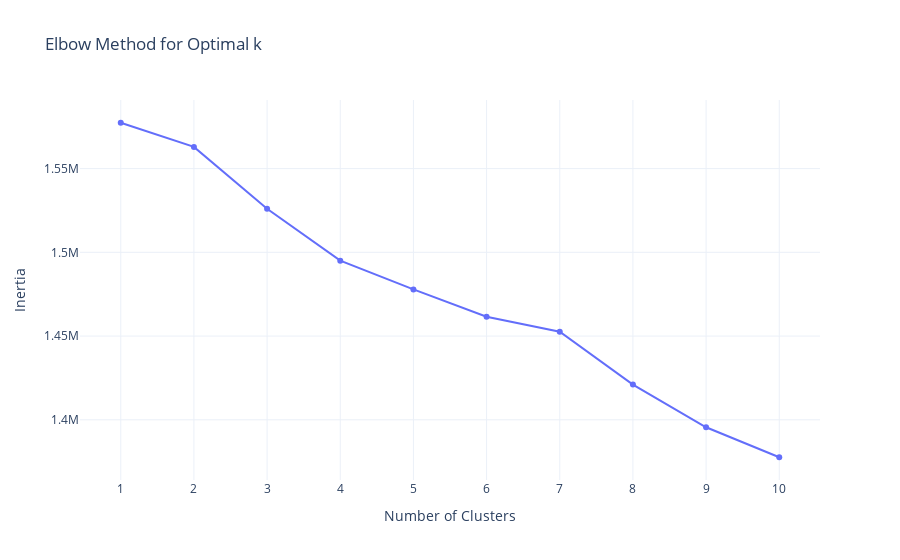

Source (notebook cell):
### Code cell
# Calculate inertia for k from 1 to 10
inertia = []
k_range = range(1, 11)

for k in k_range:
    kmeans = KMeans(n_clusters=k, random_state=42)
    kmeans.fit(rest_df_scaled)
    inertia.append(kmeans.inertia_)

# Create a DataFrame for Plotly
elbow_df = pd.DataFrame({
    "k": list(k_range),
    "inertia": inertia
})

# Create interactive elbow plot
fig = px.line(elbow_df, x="k", y="inertia", markers=True,
              title="Elbow Method for Optimal k",
              labels={"k": "Number of Clusters", "inertia": "Inertia"})

fig.update_layout(xaxis=dict(dtick=1), template="plotly_white")
fig.show()

### Figure 1 — Plotly figure (JSON) as saved in the notebook; plotly's stock layout.template omitted (floating-point values rounded to 4 significant figures)
{"data": [{"hovertemplate": "Number of Clusters=%{x}<br>Inertia=%{y}<extra></extra>", "legendgroup": "", "line": {"color": "#636efa", "dash": "solid"}, "marker": {"symbol": "circle"}, "mode": "lines+markers", "name": "", "orientation": "v", "showlegend": false, "type": "scatter", "x": [1, 2, 3, 4, 5, 6, 7, 8, 9, 10], "xaxis": "x", "y": [1577000.0, 1563000.0, 1526000.0, 1495000.0, 1478000.0, 1462000.0, 1453000.0, 1421000.0, 1396000.0, 1378000.0], "yaxis": "y"}], "layout": {"legend": {"tracegroupgap": 0}, "title": {"text": "Elbow Method for Optimal k"}, "xaxis": {"anchor": "y", "domain": [0, 1], "dtick": 1, "title": {"text": "Number of Clusters"}}, "yaxis": {"anchor": "x", "domain": [0, 1], "title": {"text": "Inertia"}}}}
